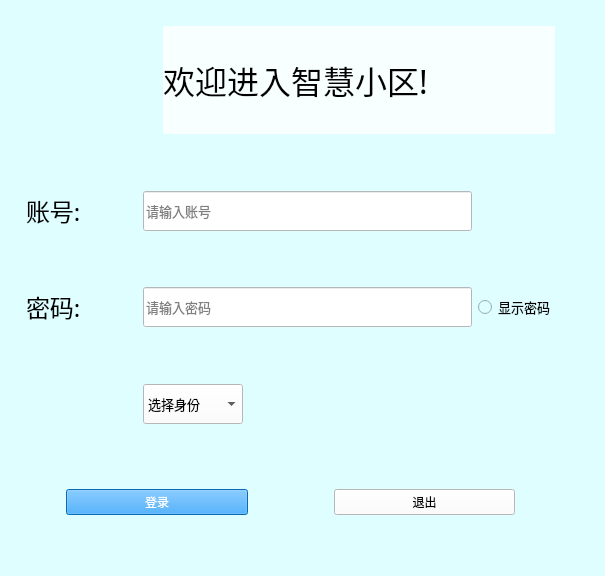
<?xml version="1.0" encoding="UTF-8"?>
<ui version="4.0">
 <class>loginpage</class>
 <widget class="QWidget" name="loginpage">
  <property name="geometry">
   <rect>
    <x>0</x>
    <y>0</y>
    <width>605</width>
    <height>576</height>
   </rect>
  </property>
  <property name="minimumSize">
   <size>
    <width>605</width>
    <height>576</height>
   </size>
  </property>
  <property name="maximumSize">
   <size>
    <width>100000</width>
    <height>100000</height>
   </size>
  </property>
  <property name="cursor">
   <cursorShape>ArrowCursor</cursorShape>
  </property>
  <property name="windowTitle">
   <string>智慧小区</string>
  </property>
  <property name="windowIcon">
   <iconset resource="resourse.qrc">
    <normaloff>:/images/qqicon.png</normaloff>:/images/qqicon.png</iconset>
  </property>
  <property name="windowOpacity">
   <double>5.000000000000000</double>
  </property>
  <property name="styleSheet">
   <string notr="true">
background-color: rgb(223, 254, 255);</string>
  </property>
  <widget class="QWidget" name="gridLayoutWidget">
   <property name="geometry">
    <rect>
     <x>0</x>
     <y>0</y>
     <width>601</width>
     <height>571</height>
    </rect>
   </property>
   <layout class="QGridLayout" name="gridLayout">
    <item row="5" column="1">
     <widget class="QLabel" name="pwL">
      <property name="font">
       <font>
        <family>宋体</family>
        <pointsize>18</pointsize>
       </font>
      </property>
      <property name="text">
       <string>密码:</string>
      </property>
     </widget>
    </item>
    <item row="6" column="0">
     <spacer name="verticalSpacer_2">
      <property name="orientation">
       <enum>Qt::Vertical</enum>
      </property>
      <property name="sizeHint" stdset="0">
       <size>
        <width>20</width>
        <height>40</height>
       </size>
      </property>
     </spacer>
    </item>
    <item row="9" column="0">
     <widget class="QLabel" name="label">
      <property name="maximumSize">
       <size>
        <width>40</width>
        <height>16777215</height>
       </size>
      </property>
      <property name="text">
       <string/>
      </property>
     </widget>
    </item>
    <item row="5" column="4">
     <widget class="QRadioButton" name="pwvB">
      <property name="font">
       <font>
        <pointsize>10</pointsize>
       </font>
      </property>
      <property name="text">
       <string>显示密码</string>
      </property>
      <property name="iconSize">
       <size>
        <width>100</width>
        <height>100</height>
       </size>
      </property>
      <property name="checked">
       <bool>false</bool>
      </property>
      <property name="autoRepeat">
       <bool>false</bool>
      </property>
     </widget>
    </item>
    <item row="4" column="2">
     <spacer name="horizontalSpacer_5">
      <property name="orientation">
       <enum>Qt::Vertical</enum>
      </property>
      <property name="sizeType">
       <enum>QSizePolicy::Fixed</enum>
      </property>
      <property name="sizeHint" stdset="0">
       <size>
        <width>50</width>
        <height>20</height>
       </size>
      </property>
     </spacer>
    </item>
    <item row="0" column="5" rowspan="10">
     <widget class="QLabel" name="VEL">
      <property name="minimumSize">
       <size>
        <width>40</width>
        <height>0</height>
       </size>
      </property>
      <property name="text">
       <string/>
      </property>
     </widget>
    </item>
    <item row="7" column="1">
     <widget class="QLabel" name="emp">
      <property name="text">
       <string/>
      </property>
     </widget>
    </item>
    <item row="9" column="1" colspan="4">
     <layout class="QHBoxLayout" name="horizontalLayout">
      <item>
       <spacer name="horizontalSpacer_3">
        <property name="orientation">
         <enum>Qt::Vertical</enum>
        </property>
        <property name="sizeHint" stdset="0">
         <size>
          <width>40</width>
          <height>20</height>
         </size>
        </property>
       </spacer>
      </item>
      <item>
       <widget class="QPushButton" name="logB">
        <property name="styleSheet">
         <string notr="true">background-color: rgb(11, 149, 255);
color: rgb(255, 255, 255);</string>
        </property>
        <property name="text">
         <string>登录</string>
        </property>
       </widget>
      </item>
      <item>
       <spacer name="horizontalSpacer">
        <property name="orientation">
         <enum>Qt::Vertical</enum>
        </property>
        <property name="sizeHint" stdset="0">
         <size>
          <width>40</width>
          <height>20</height>
         </size>
        </property>
       </spacer>
      </item>
      <item>
       <spacer name="horizontalSpacer_2">
        <property name="orientation">
         <enum>Qt::Vertical</enum>
        </property>
        <property name="sizeHint" stdset="0">
         <size>
          <width>40</width>
          <height>20</height>
         </size>
        </property>
       </spacer>
      </item>
      <item>
       <widget class="QPushButton" name="exit">
        <property name="styleSheet">
         <string notr="true">background-color: rgb(255, 255, 255);</string>
        </property>
        <property name="text">
         <string>退出</string>
        </property>
       </widget>
      </item>
      <item>
       <spacer name="horizontalSpacer_4">
        <property name="orientation">
         <enum>Qt::Vertical</enum>
        </property>
        <property name="sizeHint" stdset="0">
         <size>
          <width>40</width>
          <height>20</height>
         </size>
        </property>
       </spacer>
      </item>
     </layout>
    </item>
    <item row="8" column="0">
     <spacer name="verticalSpacer_3">
      <property name="orientation">
       <enum>Qt::Vertical</enum>
      </property>
      <property name="sizeHint" stdset="0">
       <size>
        <width>20</width>
        <height>40</height>
       </size>
      </property>
     </spacer>
    </item>
    <item row="4" column="0">
     <spacer name="verticalSpacer">
      <property name="orientation">
       <enum>Qt::Vertical</enum>
      </property>
      <property name="sizeHint" stdset="0">
       <size>
        <width>20</width>
        <height>40</height>
       </size>
      </property>
     </spacer>
    </item>
    <item row="3" column="1">
     <widget class="QLabel" name="accL">
      <property name="font">
       <font>
        <family>宋体</family>
        <pointsize>18</pointsize>
       </font>
      </property>
      <property name="text">
       <string>账号:</string>
      </property>
     </widget>
    </item>
    <item row="1" column="1" colspan="4">
     <layout class="QHBoxLayout" name="horizontalLayout_2">
      <item>
       <widget class="QLabel" name="icon">
        <property name="minimumSize">
         <size>
          <width>131</width>
          <height>108</height>
         </size>
        </property>
        <property name="maximumSize">
         <size>
          <width>131</width>
          <height>108</height>
         </size>
        </property>
        <property name="styleSheet">
         <string notr="true">border-image: url(:/images/upcicon.jpg);</string>
        </property>
        <property name="text">
         <string/>
        </property>
       </widget>
      </item>
      <item>
       <widget class="QLabel" name="welcome">
        <property name="font">
         <font>
          <family>宋体</family>
          <pointsize>24</pointsize>
         </font>
        </property>
        <property name="styleSheet">
         <string notr="true">background-color: rgb(248, 255, 255);</string>
        </property>
        <property name="text">
         <string>欢迎进入智慧小区!</string>
        </property>
       </widget>
      </item>
     </layout>
    </item>
    <item row="0" column="3">
     <spacer name="horizontalSpacer_6">
      <property name="orientation">
       <enum>Qt::Horizontal</enum>
      </property>
      <property name="sizeHint" stdset="0">
       <size>
        <width>40</width>
        <height>20</height>
       </size>
      </property>
     </spacer>
    </item>
    <item row="5" column="3">
     <widget class="QLineEdit" name="pwE">
      <property name="minimumSize">
       <size>
        <width>0</width>
        <height>40</height>
       </size>
      </property>
      <property name="font">
       <font>
        <pointsize>10</pointsize>
       </font>
      </property>
      <property name="styleSheet">
       <string notr="true">background-color: rgb(255, 255, 255);</string>
      </property>
      <property name="text">
       <string extracomment="请输入密码"/>
      </property>
      <property name="echoMode">
       <enum>QLineEdit::Password</enum>
      </property>
      <property name="placeholderText">
       <string>请输入密码</string>
      </property>
      <property name="clearButtonEnabled">
       <bool>true</bool>
      </property>
     </widget>
    </item>
    <item row="7" column="3">
     <widget class="QComboBox" name="chooseid">
      <property name="minimumSize">
       <size>
        <width>0</width>
        <height>40</height>
       </size>
      </property>
      <property name="maximumSize">
       <size>
        <width>100</width>
        <height>16777215</height>
       </size>
      </property>
      <property name="font">
       <font>
        <pointsize>10</pointsize>
       </font>
      </property>
      <property name="styleSheet">
       <string notr="true">background-color: rgb(255, 255, 255);</string>
      </property>
      <item>
       <property name="text">
        <string>选择身份</string>
       </property>
      </item>
      <item>
       <property name="text">
        <string>业主</string>
       </property>
      </item>
      <item>
       <property name="text">
        <string>管理员</string>
       </property>
      </item>
      <item>
       <property name="text">
        <string>工作人员</string>
       </property>
      </item>
     </widget>
    </item>
    <item row="3" column="3">
     <widget class="QLineEdit" name="accE">
      <property name="minimumSize">
       <size>
        <width>0</width>
        <height>40</height>
       </size>
      </property>
      <property name="font">
       <font>
        <pointsize>10</pointsize>
       </font>
      </property>
      <property name="styleSheet">
       <string notr="true">background-color: rgb(255, 255, 255);</string>
      </property>
      <property name="text">
       <string comment="请输入账号"/>
      </property>
      <property name="placeholderText">
       <string>请输入账号</string>
      </property>
      <property name="clearButtonEnabled">
       <bool>true</bool>
      </property>
     </widget>
    </item>
    <item row="2" column="0">
     <spacer name="verticalSpacer_4">
      <property name="orientation">
       <enum>Qt::Vertical</enum>
      </property>
      <property name="sizeHint" stdset="0">
       <size>
        <width>20</width>
        <height>40</height>
       </size>
      </property>
     </spacer>
    </item>
    <item row="10" column="0">
     <widget class="QLabel" name="HEL">
      <property name="minimumSize">
       <size>
        <width>0</width>
        <height>40</height>
       </size>
      </property>
      <property name="maximumSize">
       <size>
        <width>40</width>
        <height>16777215</height>
       </size>
      </property>
      <property name="text">
       <string/>
      </property>
     </widget>
    </item>
   </layout>
  </widget>
 </widget>
 <resources>
  <include location="resourse.qrc"/>
 </resources>
 <connections>
  <connection>
   <sender>accE</sender>
   <signal>returnPressed()</signal>
   <receiver>pwE</receiver>
   <slot>setFocus()</slot>
   <hints>
    <hint type="sourcelabel">
     <x>311</x>
     <y>213</y>
    </hint>
    <hint type="destinationlabel">
     <x>311</x>
     <y>309</y>
    </hint>
   </hints>
  </connection>
 </connections>
</ui>
